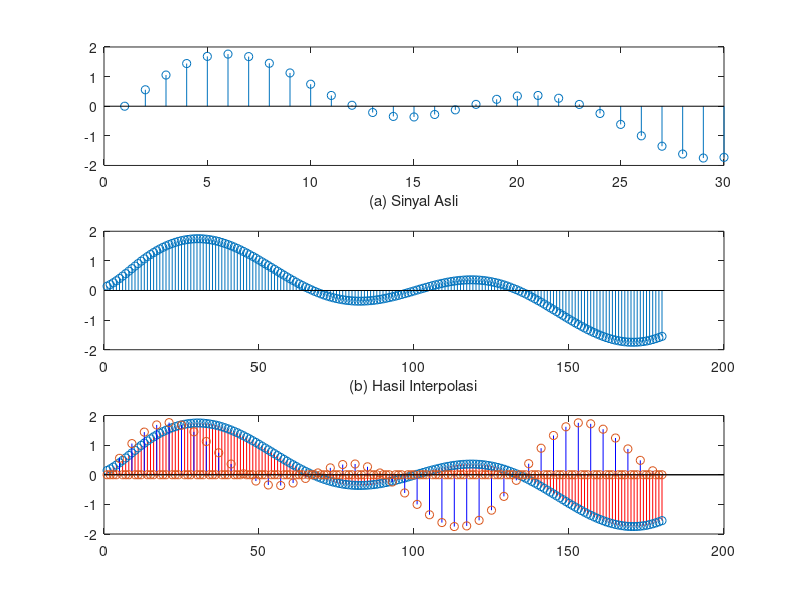

Reproduce this figure in MATLAB.
%%%Down sampling
t = 0:.00025:1; % Time vector
x = sin(2*pi*30*t)+ sin(2*pi*60*t);
k=6; %faktor decimation
y = decimate(x,k);
subplot(211);
gbatas = 120;
stem(x(1:gbatas)), axis([0 120 -2 2])
% Original signal
xlabel('(a)batas Sinyal asli')
subplot(212);
stem(y(1:gbatas/k)) %Decimated signal
xlabel('(b) Hasil time scaling, dovn sampling')

%%%% Upsampling
clc;
t = 0:0.001:1;
% Time vector
x = sin(2*pi*30*t) + sin(2*pi*60*t);
K=4;
%interpolasi dengan faktor 4
y = interp(x,k);
% subplot(211)
subplot(311)
gbatas=30;
stem(x(1:gbatas));
xlabel('(a) Sinyal Asli');
%subplot(212)
subplot(312)
stem(y(1:gbatas*k));
xlabel('(b) Hasil Interpolasi');
%
subplot(313);
stem(y(1:gbatas*k),'color','red'); hold on;
x = upsample(x,4);
stem(x(1:gbatas*k),'color','blue');
